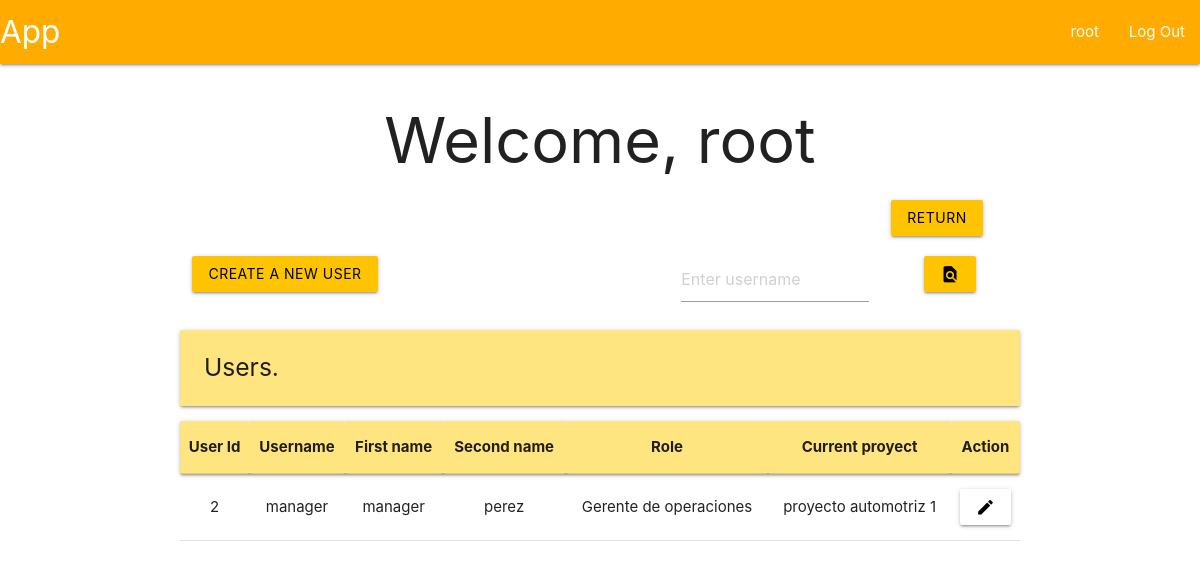
Before: /root/users (signed in) with the older database file.
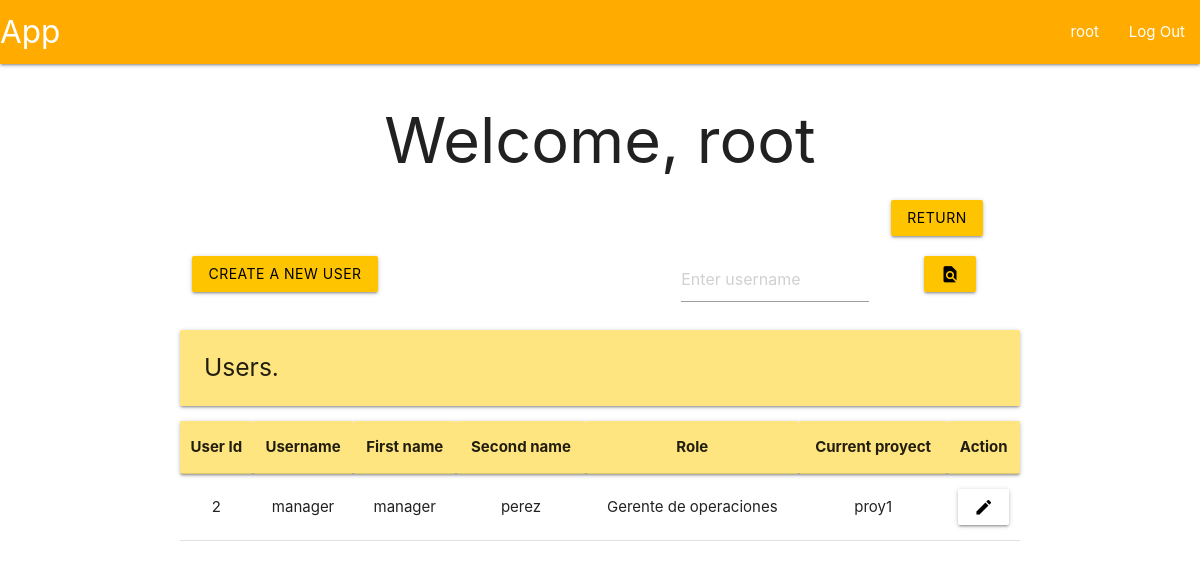
After: the same page with the newer database file.
### tables this page shows
CREATE TABLE user (
    id INTEGER PRIMARY KEY AUTOINCREMENT,
    username TEXT UNIQUE NOT NULL,
    firstname TEXT NOT NULL,
    secondname TEXT NOT NULL,
    password TEXT NOT NULL,
    roleId INTEGER,
    proyId INTEGER,
    auth INTEGER,

    FOREIGN KEY (roleId) REFERENCES roles(id),
    FOREIGN KEY (proyId) REFERENCES proyect(id)
);

CREATE TABLE proyect (
    id INTEGER PRIMARY KEY AUTOINCREMENT,
    description TEXT UNIQUE NOT NULL,
    start DATE NOT NULL,
    end DATE NOT NULL,
    statusId INTEGER,

    FOREIGN KEY (statusId) REFERENCES proyectStatus(id)
);

CREATE TABLE roles (
    id INTEGER PRIMARY KEY AUTOINCREMENT,
    name TEXT NOT NULL UNIQUE
);

### app/userView.py (the view, shortened to what this page needs)
@bp.route('/users', methods=('GET', 'POST'))
@root_required
def userView():
    db = get_db()
    flag = False
    if not flag:
        users = db.execute(
            """SELECT
                u.id as id,
                u.username as username,
                u.firstname as firstname,
                u.secondname as secondname,
                r.name as role,
                p.description as proyect,
                u.auth as auth
               FROM user u
               JOIN roles r ON u.roleId = r.id
               LEFT JOIN proyect p ON u.proyId = p.id
               WHERE u.id != 1"""
        ).fetchall()
    areProyects = db.execute(
        """SELECT * FROM proyect"""
    ).fetchall() != []
    return render_template('index/root/userView.html', users=users, areProyects=areProyects)

### app/auth.py (called while the page is built)
@bp.before_app_request
def load_logged_in_user():
    user_id = session.get('user_id')
    if user_id is None:
        g.user = None
    else:
        g.user = get_db().execute(
            "SELECT * FROM user WHERE id = ?",
            (user_id,)
        ).fetchone()

def root_required(view):
    @functools.wraps(view)
    def wrapped_view(**kwargs):
        if g.user is None:
            return redirect(url_for('auth.login'))
        elif g.user['roleId'] != 1:
            return redirect(url_for('user.profile'))
        return view(**kwargs)
    return wrapped_view

### app/db.py (called while the page is built)
def get_db():
    if 'db' not in g:
        g.db = sqlite3.connect(
            current_app.config['DATABASE'],
            detect_types = sqlite3.PARSE_DECLTYPES
        )
        g.db.row_factory = sqlite3.Row
    return g.db

### app/templates/index/root/userView.html (shortened to what this page needs)
{% extends 'base.html' %}
{% block header %}
  <h1>{% block title %}Welcome, {{ g.user['username'] }}{% endblock %}</h1>
{% endblock %}
{% block content %}
<div class="row">
  <form method="POST">
      <div class="col s1 offset-s10">
          <button class="btn amber accent-3 black-text" type="submit" value="return" name="return">Return</button>
      </div>
  </form>
</div>
<div class="row">
  {% if areProyects %}
  <form method="POST">
    <div class="col s3">
      <button class="btn amber accent-3 black-text" type="submit" value="create" name="create">Create a new user</button>
    </div>
  </form>
  <form method="POST">
    <div class="col s3 offset-s4">
      <input placeholder="Enter username" name="find-user" id="username">
    </div>
    <div class="col s2">
      <button class="btn amber accent-3 black-text" type="submit">
        <i class="material-icons">find_in_page</i>
      </button>
    </div>
  </form>
    {% endif %}
</div>
<div class="left-align">
  <h5 class="card-panel amber accent-1">Users.</h5>
</div>
<table class="centered">
  <thead class="card-panel amber accent-1">
    <tr>
      <th>User Id</th>
      <th>Username</th>
      <th>First name</th>
      <th>Second name</th>
      <th>Role</th>
      <th>Current proyect</th>
      <th>Action</th>
    </tr>
  </thead>
  <tbody>
    {% for user in users %}
      <tr>
        <td>{{ user['id'] }}</td>
        <td>{{ user['username']}}</td>
        <td>{{ user['firstname'] }}</td>
        <td>{{ user['secondname'] }}</td>
        <td>{{ user['role'] }}</td>
        <td>{{ user['proyect'] }}</td>
        <td>
          <form method="POST">
            {% if user['auth'] == 0 %}
              {% if areProyects %}
              <button class="btn amber accent-3 black-text" type="submit" name="aprove" value="{{ user['id'] }}">
                <i class="material-icons">done</i>
              </button>
              {% endif %}
            <button class="btn white black-text" type="submit" name="reject" value="{{ user['id'] }}">
              <i class="material-icons">close</i>
            </button>
            {% else %}
            <button class="btn white black-text" type="submit" name="modify-user" value="{{ user['id'] }}">
              <i class="material-icons">edit</i>
            </button>
            {% endif %}
          </form>
        </td>
      </tr>
    {% endfor %}
  </tbody>
</table>
{% endblock %}

Changed rows visible on the page:
changed user "manager": proyect "proyecto automotriz 1" → "proy1"
